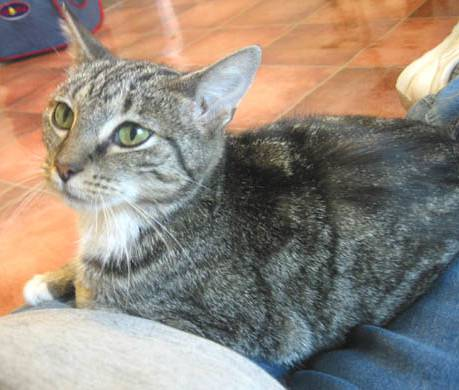
#> input picture HomeWork/dz56/cat.jpg, 459 x 390 px
$ jupyter execute dz_56.ipynb
#> lines starting #> are read from the running program, lines starting #| are printed output that depends on the picture
Завантажте зображення cat.jpg, що знаходиться в репозиторії лекції. Проведіть для цього зображення:
• декомпозицію по складових RGB-моделі
• декомпозицію по складових HSV-моделі
• декомпозицію по складових моделі CIE LAB

[cell 1]
import cv2
import numpy as np
import matplotlib.pyplot as plt
import matplotlib.colors as clr

[cell 2]
img = cv2.imread('cat.jpg')
#> img is the input picture: shape (390, 459, 3); mean B, G, R 125.1, 136.3, 147.5
plt.axis('off')
plt.imshow(img)
plt.show()

[cell 3]
img_RGB = cv2.cvtColor(img, cv2.COLOR_BGR2RGB)

[cell 4]
plt.axis('off')
plt.imshow(img_RGB)
plt.show()

[cell 5]
R = img_RGB.copy()
G = img_RGB.copy()
B = img_RGB.copy()

[cell 6]
R[:,:,(1,2)] = 0
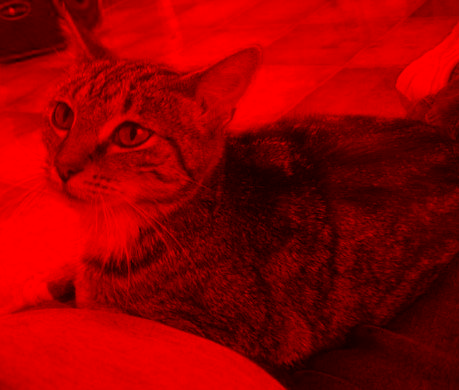
#> R: shape (390, 459, 3); mean R, G, B 147.5, 0, 0
plt.imshow(R)
plt.show()

[cell 7]
G[:,:,(0,2)] = 0
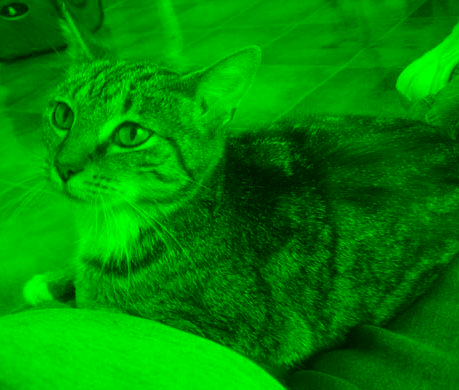
#> G: shape (390, 459, 3); mean R, G, B 0, 136.3, 0
plt.imshow(G)
plt.show()

[cell 8]
B[:,:,(0,1)] = 0
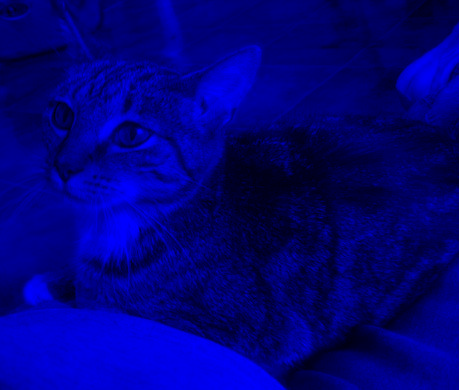
#> B: shape (390, 459, 3); mean R, G, B 0, 0, 125.1
plt.imshow(B)
plt.show()

[cell 9]
img_HSV = cv2.cvtColor(img_RGB, cv2.COLOR_RGB2HSV)
#> img_HSV: shape (390, 459, 3); mean H, S, V 55, 58.9, 156.7

[cell 10]
plt.imshow(img_HSV)
plt.show()

[cell 11]
H = img_HSV.copy()
S = img_HSV.copy()
V = img_HSV.copy()

[cell 12]
H[:,:, (1,2)] = 255
#> H: shape (390, 459, 3); mean H, S, V 55, 255, 255
H_RGB = cv2.cvtColor(H, cv2.COLOR_HSV2RGB)
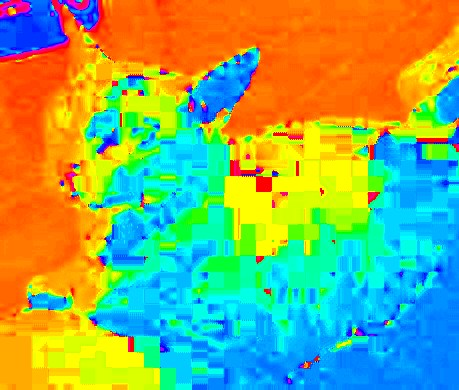
#> H_RGB: shape (390, 459, 3); mean R, G, B 133.2, 172.6, 102.3
plt.imshow(H)
plt.show()

$ run again, with HomeWork/dz56/lorikeet.jpg copied over HomeWork/dz56/cat.jpg
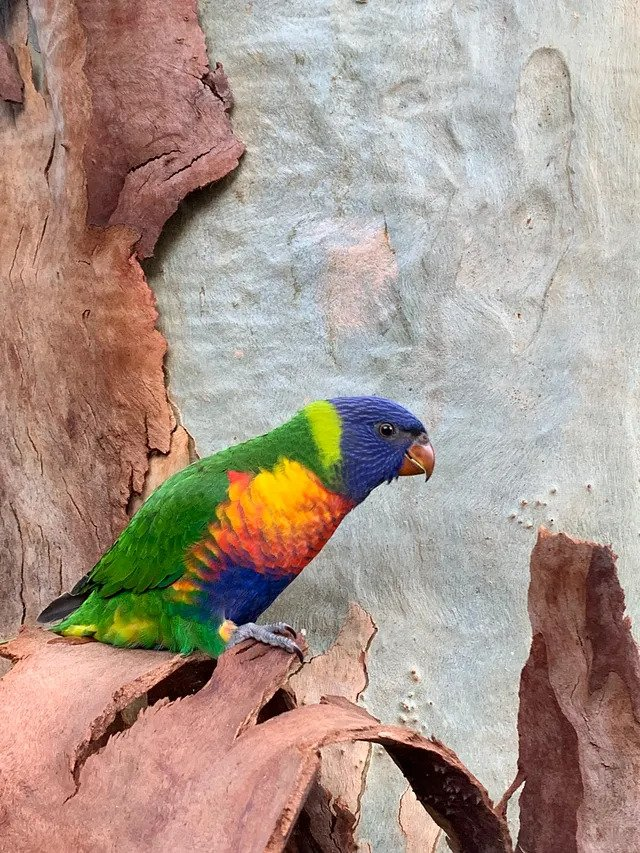
#> input picture HomeWork/dz56/lorikeet.jpg, 640 x 853 px
#> img is the input picture: shape (853, 640, 3); mean B, G, R 140.1, 151.4, 170
#> `B[:,:,(0,1)] = 0`:
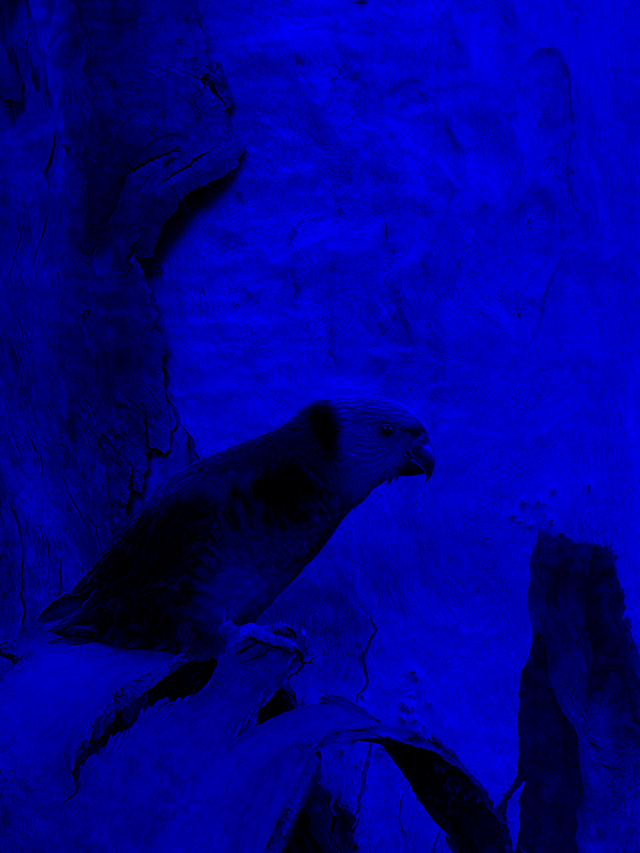
#> B: shape (853, 640, 3); mean R, G, B 0, 0, 140.1
#> img_HSV: shape (853, 640, 3); mean H, S, V 38.7, 65.9, 175.6
#> H: shape (853, 640, 3); mean H, S, V 38.7, 255, 255
#> `H_RGB = cv2.cvtColor(H, cv2.COLOR_HSV2RGB)`:
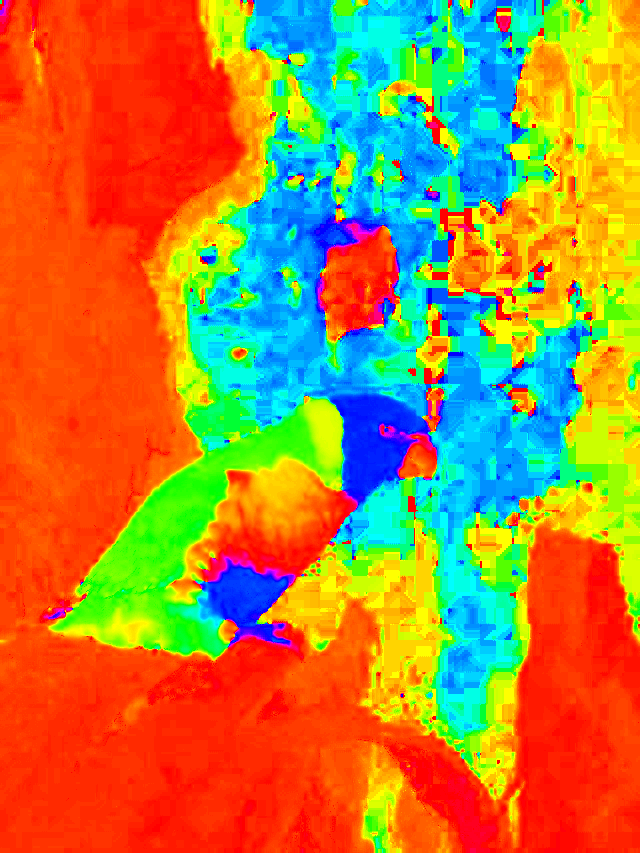
#> H_RGB: shape (853, 640, 3); mean R, G, B 175.5, 131.7, 58.3
